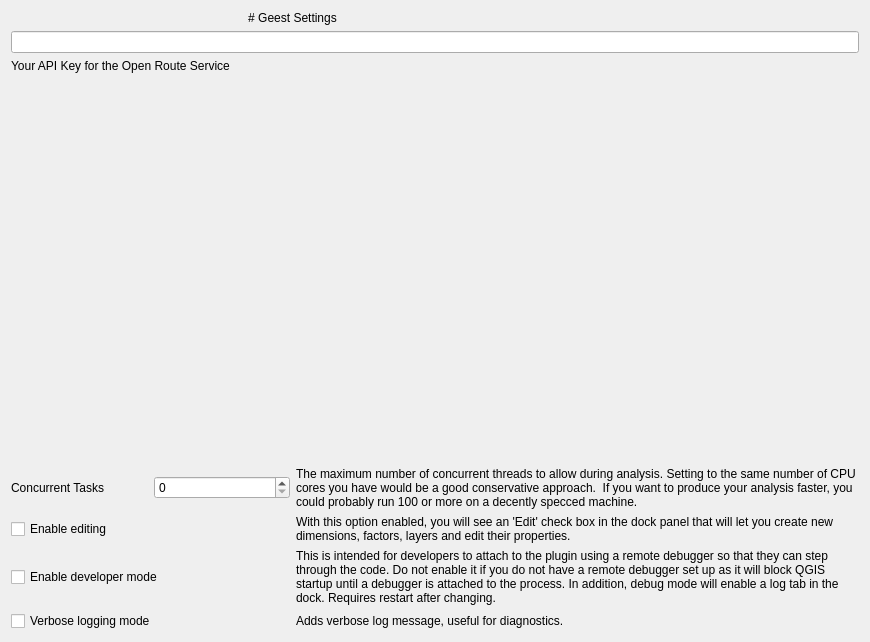
<?xml version="1.0" encoding="UTF-8"?>
<ui version="4.0">
 <class>geest_settings_base</class>
 <widget class="QWidget" name="geest_settings_base">
  <property name="geometry">
   <rect>
    <x>0</x>
    <y>0</y>
    <width>870</width>
    <height>642</height>
   </rect>
  </property>
  <property name="windowTitle">
   <string>Geest Settings</string>
  </property>
  <layout class="QGridLayout" name="gridLayout">
   <item row="0" column="0" colspan="2">
    <widget class="QLabel" name="label">
     <property name="text">
      <string># Geest Settings</string>
     </property>
     <property name="textFormat">
      <enum>Qt::MarkdownText</enum>
     </property>
     <property name="alignment">
      <set>Qt::AlignCenter</set>
     </property>
    </widget>
   </item>
   <item row="1" column="0" colspan="3">
    <widget class="QLineEdit" name="ors_key_line_edit"/>
   </item>
   <item row="2" column="0" colspan="2">
    <widget class="QLabel" name="label_3">
     <property name="text">
      <string>Your API Key for the Open Route Service</string>
     </property>
    </widget>
   </item>
   <item row="3" column="2">
    <spacer name="verticalSpacer">
     <property name="orientation">
      <enum>Qt::Vertical</enum>
     </property>
     <property name="sizeHint" stdset="0">
      <size>
       <width>20</width>
       <height>40</height>
      </size>
     </property>
    </spacer>
   </item>
   <item row="4" column="0">
    <layout class="QHBoxLayout" name="horizontalLayout">
     <item>
      <widget class="QLabel" name="label_thread_pool_size">
       <property name="text">
        <string>Concurrent Tasks</string>
       </property>
      </widget>
     </item>
     <item>
      <widget class="QSpinBox" name="spin_thread_pool_size"/>
     </item>
    </layout>
   </item>
   <item row="4" column="1" colspan="2">
    <widget class="QLabel" name="thread_pool_description">
     <property name="text">
      <string>The maximum number of concurrent threads to allow during analysis. Setting to the same number of CPU cores you have would be a good conservative approach.  If you want to produce your analysis faster, you could probably run 100 or more on a decently specced machine.</string>
     </property>
     <property name="wordWrap">
      <bool>true</bool>
     </property>
     <property name="margin">
      <number>0</number>
     </property>
    </widget>
   </item>
   <item row="5" column="0">
    <widget class="QCheckBox" name="edit_mode_checkbox">
     <property name="text">
      <string>Enable editing</string>
     </property>
    </widget>
   </item>
   <item row="5" column="1" colspan="2">
    <widget class="QLabel" name="label_2">
     <property name="text">
      <string>With this option enabled, you will see an 'Edit' check box in the dock panel that will let you create new dimensions, factors, layers and edit their properties.</string>
     </property>
     <property name="wordWrap">
      <bool>true</bool>
     </property>
    </widget>
   </item>
   <item row="6" column="0">
    <widget class="QCheckBox" name="debug_mode_checkbox">
     <property name="text">
      <string>Enable developer mode</string>
     </property>
    </widget>
   </item>
   <item row="6" column="1" colspan="2">
    <widget class="QLabel" name="debug_mode_description">
     <property name="text">
      <string>This is intended for developers to attach to the plugin using a remote debugger so that they can step through the code. Do not enable it if you do not have a remote debugger set up as it will block QGIS startup until a debugger is attached to the process. In addition, debug mode will enable a log tab in the dock. Requires restart after changing.</string>
     </property>
     <property name="wordWrap">
      <bool>true</bool>
     </property>
     <property name="margin">
      <number>0</number>
     </property>
    </widget>
   </item>
   <item row="7" column="0">
    <widget class="QCheckBox" name="verbose_mode_checkbox">
     <property name="text">
      <string>Verbose logging mode</string>
     </property>
    </widget>
   </item>
   <item row="7" column="1" colspan="2">
    <widget class="QLabel" name="verbose_mode_description">
     <property name="text">
      <string>Adds verbose log message, useful for diagnostics.</string>
     </property>
     <property name="wordWrap">
      <bool>true</bool>
     </property>
     <property name="margin">
      <number>0</number>
     </property>
    </widget>
   </item>
  </layout>
 </widget>
 <tabstops>
  <tabstop>spin_thread_pool_size</tabstop>
  <tabstop>edit_mode_checkbox</tabstop>
  <tabstop>debug_mode_checkbox</tabstop>
  <tabstop>verbose_mode_checkbox</tabstop>
 </tabstops>
 <resources/>
 <connections/>
</ui>
